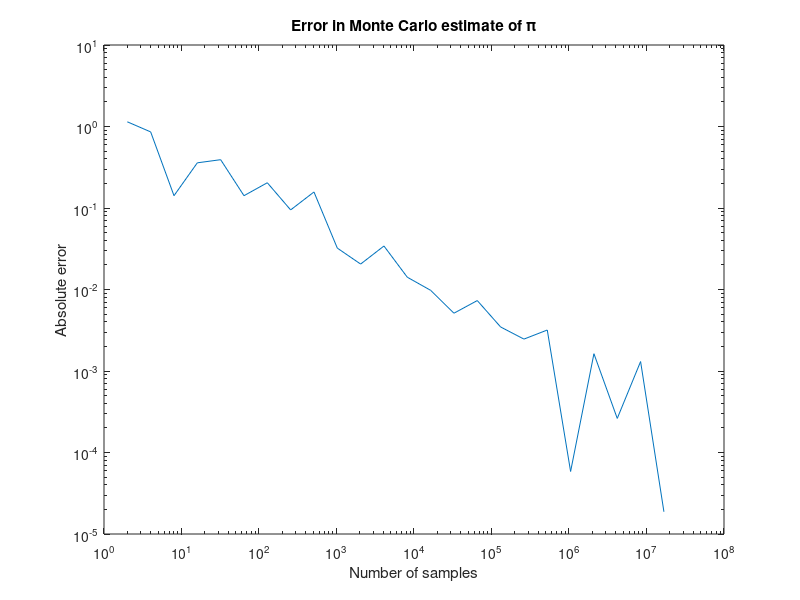

The MATLAB source for this figure:
%% Example of Monte Carlo error estimate
% Author: Oliver Sheridan-Methven
% 
% For Monte Carlo methods we estimate a quantity by constructing its
% value to some corresponding expectation, and then estimate this 
% expected value by simulating many random instances and taking the
% average. 
%

%% Hidding code
% We probably don't want to show the author all the code we wrote, but 
% maybe a few very chouice snippets. To achieve this set the 
% **include code** option to |false| in the publishing options. 

%% Unbiased estimators
% 
% The typical unbiased estimator that we use for the mean $\mu$ is the the
% emprical average $\hat{\mu}$ where 
% 
% $$\hat{\mu} = \frac{1}{N}\sum_{i=1}^N X_i $$
% 
% where $\hat{\mu}$ is unbiased because $E(\hat{\mu}) = \mu$.

%%
N = 10000; % Number of samples
pi_mean = 0.0;
pi_exact = pi;

for i=1:N
   x = rand();
   y = rand();
   pi_mean =  pi_mean + ((x^2 + y^2) <= 1.0);
end

pi_mean = pi_mean * 4.0 / N;
pi_error = pi_mean - pi_exact;

%% Error in the estimates 
% If we want to show the user some results (as we likely do), then is is
% helpful to plot these.

M = 24;
x = zeros(1,M);
y = zeros(1,M);
for i=1:M
    N = 2^i;
    x(i) = N;
    y(i) = abs(mean(((rand(1,N).^2 + rand(1,N).^2) <= 1.0)) * 4 - pi);
end
loglog(x,y)
title('Error in Monte Carlo estimate of \pi')
xlabel('Number of samples')
ylabel('Absolute error')

% We can see from this that as we increase the number of samples to around 
% a million we have an answer correct to about 4 decimal places. Hence, 
% while this works, it is not very efficient. 

%% More markdown features
% For more features please familiarise yourself with
% <https://ch.mathworks.com/help/matlab/matlab_prog/marking-up-matlab-comments-for-publishing.html>
